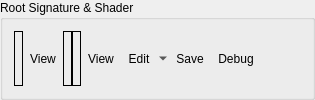
        <widget class="QGroupBox" name="csShaderGroup">
         <property name="sizePolicy">
          <sizepolicy hsizetype="Preferred" vsizetype="Minimum">
           <horstretch>0</horstretch>
           <verstretch>0</verstretch>
          </sizepolicy>
         </property>
         <property name="title">
          <string>Root Signature &amp;&amp; Shader</string>
         </property>
         <layout class="QHBoxLayout" name="horizontalLayout_8">
          <property name="spacing">
           <number>0</number>
          </property>
          <item>
           <widget class="RDLabel" name="csRootSig">
            <property name="frameShape">
             <enum>QFrame::Box</enum>
            </property>
           </widget>
          </item>
          <item>
           <widget class="QToolButton" name="csRootSigButton">
            <property name="cursor">
             <cursorShape>PointingHandCursor</cursorShape>
            </property>
            <property name="toolTip">
             <string>Open Root Signature View</string>
            </property>
            <property name="text">
             <string>View</string>
            </property>
            <property name="icon">
             <iconset resource="../../Resources/resources.qrc">
              <normaloff>:/action.png</normaloff>:/action.png</iconset>
            </property>
            <property name="toolButtonStyle">
             <enum>Qt::ToolButtonTextBesideIcon</enum>
            </property>
            <property name="autoRaise">
             <bool>true</bool>
            </property>
           </widget>
          </item>
          <item>
           <widget class="RDLabel" name="csPipeline">
            <property name="sizePolicy">
             <sizepolicy hsizetype="Minimum" vsizetype="MinimumExpanding">
              <horstretch>0</horstretch>
              <verstretch>0</verstretch>
             </sizepolicy>
            </property>
            <property name="frameShape">
             <enum>QFrame::Box</enum>
            </property>
           </widget>
          </item>
          <item>
           <widget class="RDLabel" name="csShader">
            <property name="sizePolicy">
             <sizepolicy hsizetype="Minimum" vsizetype="MinimumExpanding">
              <horstretch>0</horstretch>
              <verstretch>0</verstretch>
             </sizepolicy>
            </property>
            <property name="frameShape">
             <enum>QFrame::Box</enum>
            </property>
           </widget>
          </item>
          <item>
           <widget class="QToolButton" name="csShaderViewButton">
            <property name="cursor">
             <cursorShape>PointingHandCursor</cursorShape>
            </property>
            <property name="toolTip">
             <string>Open Shader Source</string>
            </property>
            <property name="text">
             <string>View</string>
            </property>
            <property name="icon">
             <iconset resource="../../Resources/resources.qrc">
              <normaloff>:/action.png</normaloff>:/action.png</iconset>
            </property>
            <property name="toolButtonStyle">
             <enum>Qt::ToolButtonTextBesideIcon</enum>
            </property>
            <property name="autoRaise">
             <bool>true</bool>
            </property>
           </widget>
          </item>
          <item>
           <widget class="QToolButton" name="csShaderEditButton">
            <property name="toolTip">
             <string>Edit Shader</string>
            </property>
            <property name="text">
             <string>Edit</string>
            </property>
            <property name="rdIcon" stdset="0">
             <string>page_white_edit</string>
            </property>
            <property name="popupMode">
             <enum>QToolButton::MenuButtonPopup</enum>
            </property>
            <property name="toolButtonStyle">
             <enum>Qt::ToolButtonTextBesideIcon</enum>
            </property>
            <property name="autoRaise">
             <bool>true</bool>
            </property>
           </widget>
          </item>
          <item>
           <widget class="QToolButton" name="csShaderSaveButton">
            <property name="toolTip">
             <string>Save Shader DXBC</string>
            </property>
            <property name="text">
             <string>Save</string>
            </property>
            <property name="rdIcon" stdset="0">
             <string>save</string>
            </property>
            <property name="toolButtonStyle">
             <enum>Qt::ToolButtonTextBesideIcon</enum>
            </property>
            <property name="autoRaise">
             <bool>true</bool>
            </property>
           </widget>
          </item>
          <item>
           <widget class="QToolButton" name="computeDebugSelector">
            <property name="text">
             <string>Debug</string>
            </property>
            <property name="rdIcon" stdset="0">
             <string>wrench</string>
            </property>
            <property name="toolButtonStyle">
             <enum>Qt::ToolButtonTextBesideIcon</enum>
            </property>
            <property name="autoRaise">
             <bool>true</bool>
            </property>
           </widget>
          </item>
          <item>
           <spacer name="horizontalSpacer_2">
            <property name="orientation">
             <enum>Qt::Horizontal</enum>
            </property>
            <property name="sizeHint" stdset="0">
             <size>
              <width>40</width>
              <height>20</height>
             </size>
            </property>
           </spacer>
          </item>
         </layout>
        </widget>
